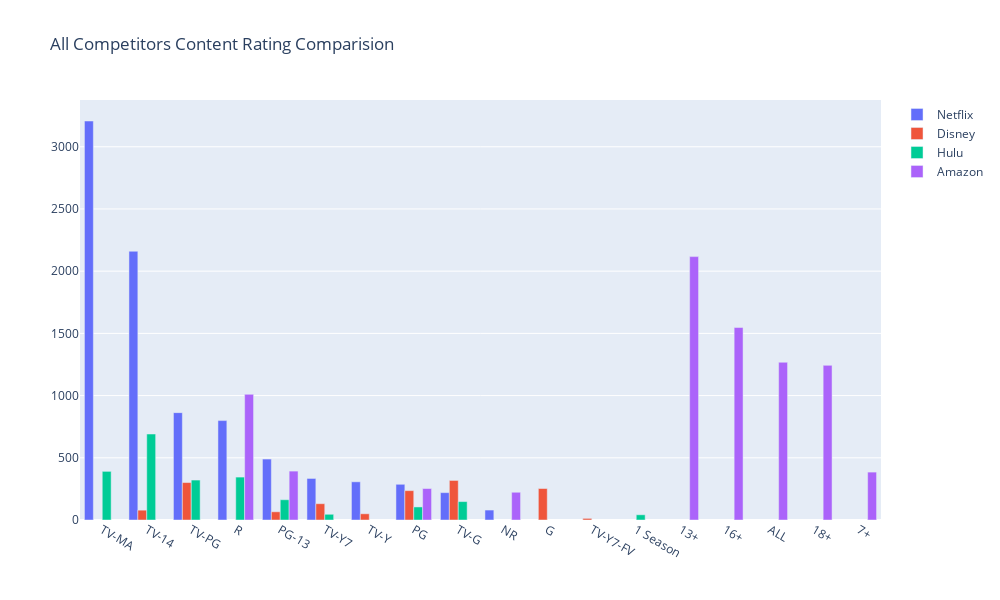

Notebook cell for this chart:
### Code cell
tl = Counter(df_orig.rating)
topl_n = tl.most_common(10)

tl = Counter(df_disney.rating)
topl_d = tl.most_common(10)

tl = Counter(df_hulu.rating)
topl_h = tl.most_common(10)

tl = Counter(df_amazon.rating)
topl_a = tl.most_common(10)



fig = make_subplots(rows=1, cols=1)
fig.add_trace(
    go.Bar(x = [i[0] for i in topl_n],y = [i[1] for i in topl_n],name = 'Netflix',width=.2))
fig.add_trace(
    go.Bar(x = [i[0] for i in topl_d],y = [i[1] for i in topl_d],name = 'Disney',width = .2))
fig.add_trace(
    go.Bar(x = [i[0] for i in topl_h],y = [i[1] for i in topl_h],name = 'Hulu',width = .2))
fig.add_trace(
    go.Bar(x = [i[0] for i in topl_a],y = [i[1] for i in topl_a],name = 'Amazon',width = .2))
fig.update_layout(height=600, width=1000, title_text="All Competitors Content Rating Comparision")

### Figure 1 — Plotly figure (JSON) as saved in the notebook; plotly's stock layout.template omitted (floating-point values rounded to 4 significant figures)
{"data": [{"name": "Netflix", "type": "bar", "width": 0.2, "x": ["TV-MA", "TV-14", "TV-PG", "R", "PG-13", "TV-Y7", "TV-Y", "PG", "TV-G", "NR"], "y": [3207, 2160, 863, 799, 490, 334, 307, 287, 220, 80]}, {"name": "Disney", "type": "bar", "width": 0.2, "x": ["TV-G", "TV-PG", "G", "PG", "TV-Y7", "TV-14", "PG-13", "TV-Y", "TV-Y7-FV", null], "y": [318, 301, 253, 236, 131, 79, 66, 50, 13, 3]}, {"name": "Hulu", "type": "bar", "width": 0.2, "x": ["TV-14", null, "TV-MA", "R", "TV-PG", "PG-13", "TV-G", "PG", "TV-Y7", "1 Season"], "y": [691, 520, 391, 345, 321, 163, 148, 105, 46, 42]}, {"name": "Amazon", "type": "bar", "width": 0.2, "x": ["13+", "16+", "ALL", "18+", "R", "PG-13", "7+", null, "PG", "NR"], "y": [2117, 1547, 1268, 1243, 1010, 393, 385, 337, 253, 223]}], "layout": {"height": 600, "title": {"text": "All Competitors Content Rating Comparision"}, "width": 1000, "xaxis": {"anchor": "y", "domain": [0, 1]}, "yaxis": {"anchor": "x", "domain": [0, 1]}}}
